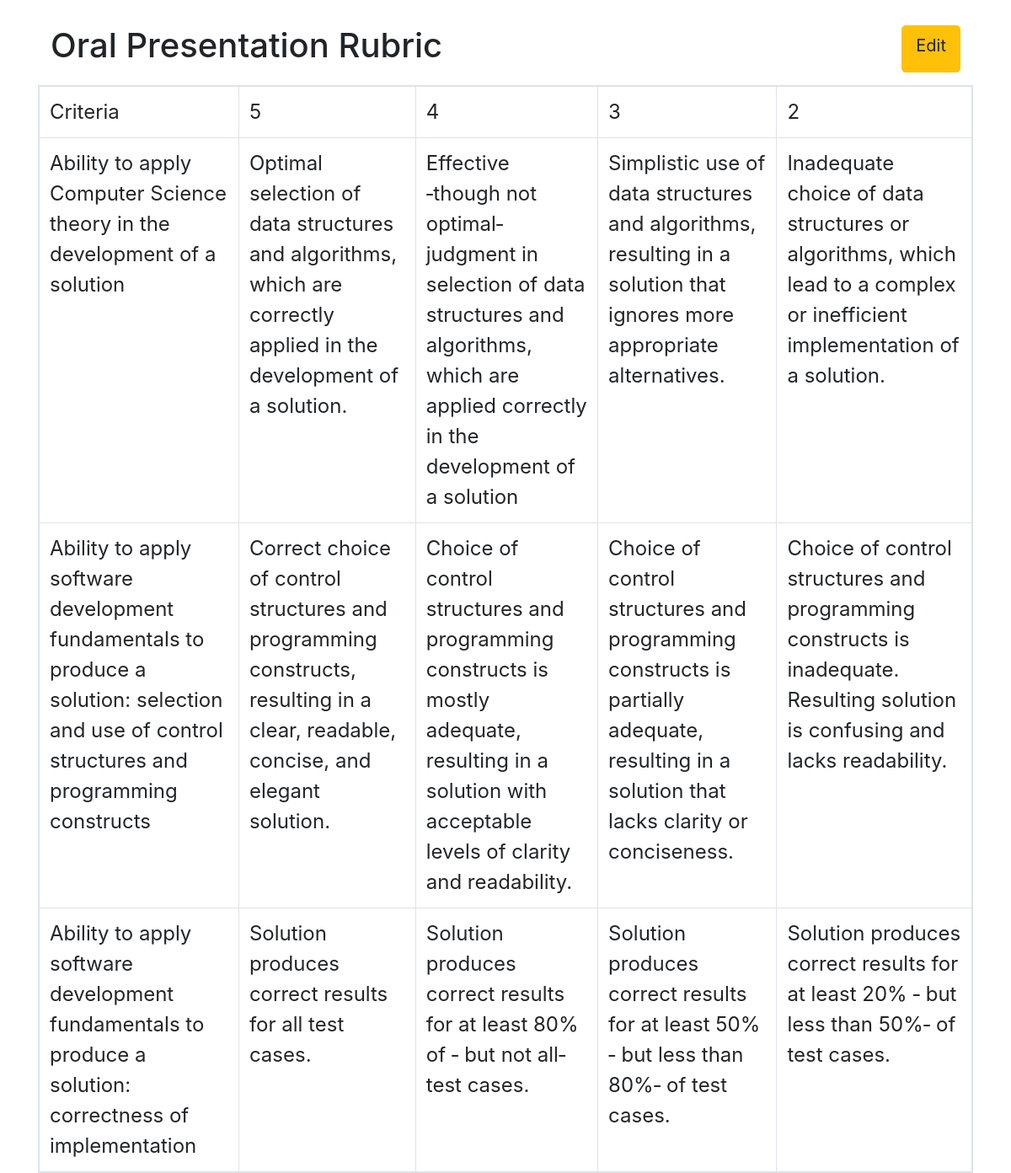
The app's page /rubric_render/1 with its own data.
### main/models.py (models this page shows, shortened)
class Rubric(models.Model):
    title = models.CharField(max_length=200, blank=True, default="Untitled")
    max_row = models.PositiveIntegerField(null=True)
    max_col = models.PositiveIntegerField(null=True)
    created_by = models.CharField(max_length=200)
    assigned_to = models.ManyToManyField(Evaluator)

class Category(models.Model):
    categoryTitle = models.CharField(max_length=200)
    index_x = models.PositiveIntegerField(null=True)
    index_y = models.PositiveIntegerField(null=True)
    rubric = models.ForeignKey(Rubric, null=True, on_delete = models.CASCADE)

### main/views.py (the view)
# urls.py: path('rubric_render/<int:rubric_id>', views.rubric_render, name = 'rubric_render'),
def rubric_render(request, rubric_id):
    rubrics = Rubric.objects.filter(id=rubric_id)[0]
    categories = Category.objects.all()
    context = {'rubric': rubrics, 'categories':categories, 'row_num' : range(rubrics.max_row), 'row_col':range(rubrics.max_col)}
    return render(request, 'main/rubric_render_admin.html',context)

### main/templates/main/rubric_render_admin.html
{% extends  'base.html' %}
{%load static%}
{% block body_block %}
<div class  = "container-fluid" id = "main_content">
  <div class = "container" >
    <div class = "d-flex justify-content-between" style = "margin-top: 15px;padding:15px;">
    		<h1> {{rubric.title}} </h1>
        <a href="" class = "btn btn-warning btn-lg">Edit</a>
    </div>
    <table class = "table table-bordered table-responsive">
        {% for x in row_num%}
          <tr>
          {% for y in row_col %}
            {% for category in categories %}
              {%if category.rubric == rubric %}
                {% if category.index_x == x and category.index_y == y %}
                  <td> {{category.categoryTitle}} </td>
                {%endif%}
              {%endif%}
            {%endfor%}
          {% endfor %}
          </tr>
        {% endfor %}
  </div>
</div>
{%endblock%}

### main/static/css/landing.css (style rules this page uses)
body { height: 100vh; }
td { font-size: 1.5rem; }

### records on screen
Rubric: title "Oral Presentation Rubric"
Category: categoryTitle "Criteria"
Category: categoryTitle "5"
Category: categoryTitle "4"
Category: categoryTitle "3"
Category: categoryTitle "2"
Category: categoryTitle "Ability to apply Computer Science theory in the development of a solution"
Category: categoryTitle "Optimal selection of data structures and algorithms, which are correctly applied in the development of a solution."
Category: categoryTitle "Effective ‐though not optimal‐ judgment in selection of data structures and algorithms, which are applied correctly in the development of a solution"
Category: categoryTitle "Simplistic use of data structures and algorithms, resulting in a solution that ignores more appropriate alternatives."
Category: categoryTitle "Inadequate choice of data structures or algorithms, which lead to a complex or inefficient implementation of a solution."
Category: categoryTitle "Ability to apply software development fundamentals to produce a solution: selection and use of control structures and programming constructs"
Category: categoryTitle "Correct choice of control structures and programming constructs, resulting in a clear, readable, concise, and elegant solution."
Category: categoryTitle "Choice of control structures and programming constructs is mostly adequate, resulting in a solution with acceptable levels of clarity and readability."
Category: categoryTitle "Choice of control structures and programming constructs is partially adequate, resulting in a solution that lacks clarity or conciseness."
Category: categoryTitle "Choice of control structures and programming constructs is inadequate. Resulting solution is confusing and lacks readability."
Category: categoryTitle "Ability to apply software development fundamentals to produce a solution: correctness of implementation"
Category: categoryTitle "Solution produces correct results for all test cases."
Category: categoryTitle "Solution produces correct results for at least 80% of ‐ but not all‐ test cases."
Category: categoryTitle "Solution produces correct results for at least 50% ‐ but less than 80%‐ of test cases."
Category: categoryTitle "Solution produces correct results for at least 20% ‐ but less than 50%‐ of test cases."
